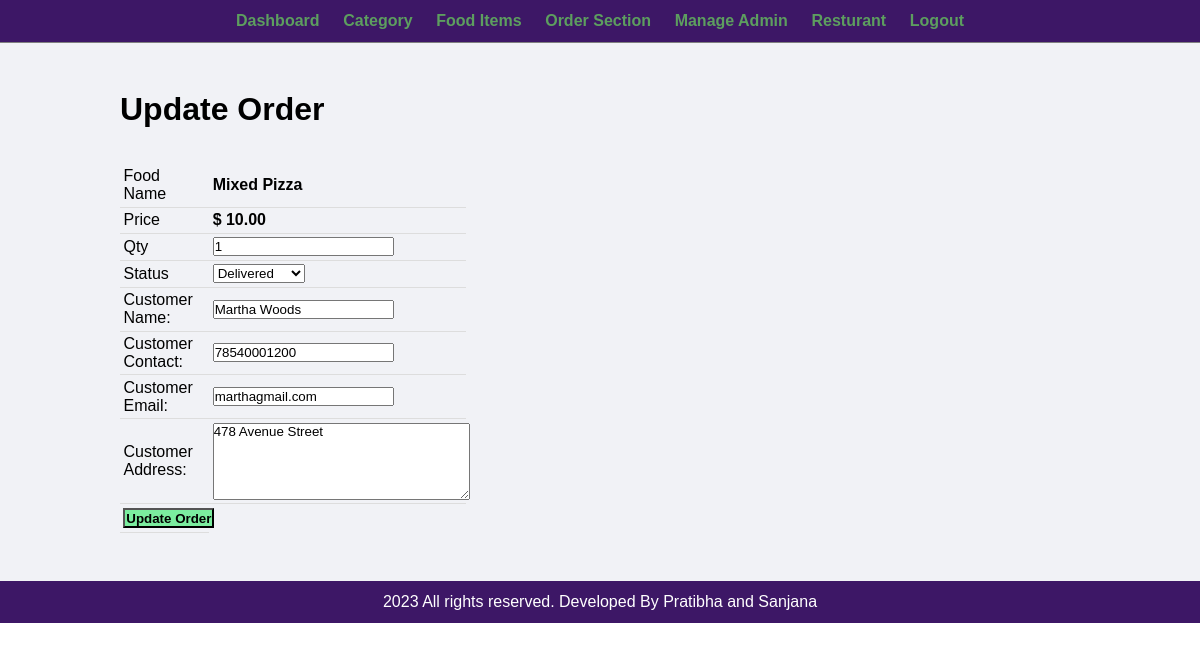
/admin/update-order.php?id=4 (signed in), run on the app's committed database.
### tables this page shows
CREATE TABLE `tbl_order` (
  `id` int(10) UNSIGNED NOT NULL,
  `food` varchar(150) NOT NULL,
  `price` decimal(10,2) NOT NULL,
  `qty` int(11) NOT NULL,
  `total` decimal(10,2) NOT NULL,
  `order_date` datetime NOT NULL,
  `status` varchar(50) NOT NULL,
  `customer_name` varchar(150) NOT NULL,
  `customer_contact` varchar(20) NOT NULL,
  `customer_email` varchar(150) NOT NULL,
  `customer_address` varchar(255) NOT NULL
);

### admin/update-order.php (the view, shortened to what this page needs)
<?php include('partials/menu.php'); ?>
<div class="main-content">
    <div class="wrapper">
        <h1>Update Order</h1>
        <br><br>
        <?php
            if(isset($_GET['id']))
            {
                $id=$_GET['id'];
                $sql = "SELECT * FROM tbl_order WHERE id=$id";
                $res = mysqli_query($conn, $sql);
                $count = mysqli_num_rows($res);
                if($count==1)
                {
                    $row=mysqli_fetch_assoc($res);
                    $food = $row['food'];
                    $price = $row['price'];
                    $qty = $row['qty'];
                    $status = $row['status'];
                    $customer_name = $row['customer_name'];
                    $customer_contact = $row['customer_contact'];
                    $customer_email = $row['customer_email'];
                    $customer_address= $row['customer_address'];
                }
                else
                {
                    header('location:'.SITEURL.'admin/manage-order.php');
                }
            }
            else
            {
                header('location:'.SITEURL.'admin/manage-order.php');
            }
        ?>
        <form action="" method="POST">
            <table class="tbl-30">
                <tr>
                    <td>Food Name</td>
                    <td><b> <?php echo $food; ?> </b></td>
                </tr>
                <tr>
                    <td>Price</td>
                    <td>
                        <b> $ <?php echo $price; ?></b>
                    </td>
                </tr>
                <tr>
                    <td>Qty</td>
                    <td>
                        <input type="number" name="qty" value="<?php echo $qty; ?>">
                    </td>
                </tr>
                <tr>
                    <td>Status</td>
                    <td>
                        <select name="status">
                            <option <?php if($status=="Delivered"){echo "selected";} ?> value="Delivered">Delivered</option>
                        </select>
                    </td>
                </tr>
                <tr>
                    <td>Customer Name: </td>
                    <td>
                        <input type="text" name="customer_name" value="<?php echo $customer_name; ?>">
                    </td>
                </tr>
                <tr>
                    <td>Customer Contact: </td>
                    <td>
                        <input type="text" name="customer_contact" value="<?php echo $customer_contact; ?>">
                    </td>
                </tr>
                <tr>
                    <td>Customer Email: </td>
                    <td>
                        <input type="text" name="customer_email" value="<?php echo $customer_email; ?>">
                    </td>
                </tr>
                <tr>
                    <td>Customer Address: </td>
                    <td>
                        <textarea name="customer_address" cols="30" rows="5"><?php echo $customer_address; ?></textarea>
                    </td>
                </tr>
                <tr>
                    <td clospan="2">
                        <input type="submit" name="submit" value="Update Order" class="btn-secondary">
                    </td>
                </tr>
            </table>
        </form>
    </div>
</div>
<?php include('partials/footer.php'); ?>

### css/admin.css (style rules this page uses)
* { margin: 0; padding: 0; font-family: Arial, Helvetica, sans-serif; }
.wrapper { padding: 1%; width: 80%; margin: 0 auto; }
.tbl-30 { width: 30%; }
table { border-collapse: collapse; width: 100%; }
th, td { padding: 8px; text-align: left; border-bottom: 1px solid #ddd; }
table tr td { padding: 1%; }
.btn-secondary { background-color: #7bed9f; padding: 1%; color: black; text-decoration: none; font-weight: bold; }
.main-content { background-color: #f1f2f6; padding: 3% 0; }

### data on the page
tbl_order: food "Mixed Pizza", price "10.00", qty "1", status "Delivered", customer_name "Martha Woods", customer_contact "78540001200", customer_email "marthagmail.com", customer_address "478 Avenue Street"
